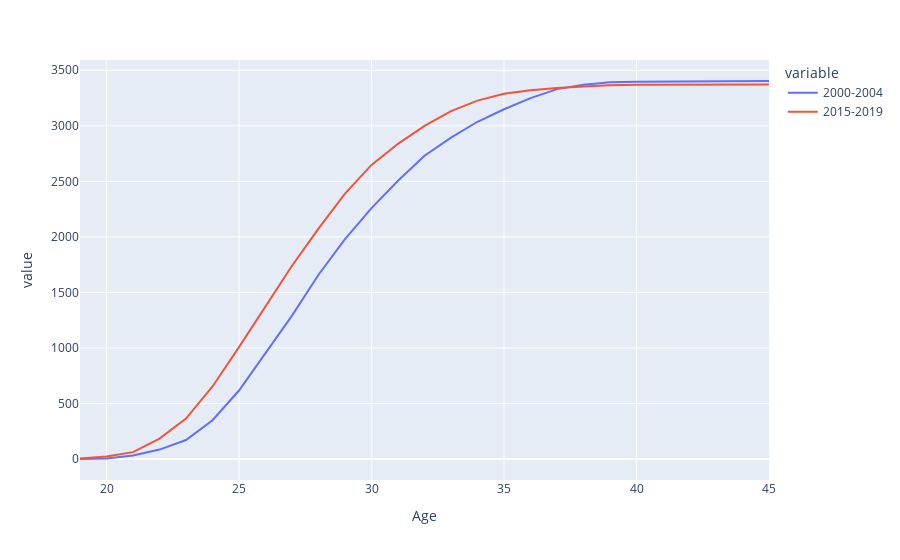

Write notebook code for a chart like this one.
### Markdown cell above
We can see that the curves are generally shaped the same, but clearly shifted left.  It looks like the PA curve has moved left by about a year, and the WAR curve movement is even more prominent, around two years.

Or looking vertically, to see how much production has varied by age: it appears that a lot of the value of players 33+ has disappeared, while that of early-20s has increased similarly.  Another way to look at this is cumulative WAR by age.  How much WAR is earned by players age X and lower?

### Code cell
war_by_age = pd.concat(age_curves['WAR'], axis=1).fillna(0)
cum_war_by_age = war_by_age.cumsum()
px.line(cum_war_by_age).show()
cum_war_by_age

### Figure 1 — Plotly figure (JSON) as saved in the notebook; plotly's stock layout.template omitted (floating-point values rounded to 4 significant figures)
{"data": [{"hovertemplate": "variable=2000-2004<br>Age=%{x}<br>value=%{y}<extra></extra>", "legendgroup": "2000-2004", "line": {"color": "#636efa", "dash": "solid"}, "mode": "lines", "name": "2000-2004", "orientation": "v", "showlegend": true, "type": "scatter", "x": [19, 20, 21, 22, 23, 24, 25, 26, 27, 28, 29, 30, 31, 32, 33, 34, 35, 36, 37, 38, 39, 40, 41, 42, 43, 44, 45], "xaxis": "x", "y": [0.2, 5.3, 32.7, 84.8, 170.7, 349.2, 616.8, 956.5, 1291, 1659.0, 1981.0, 2259.0, 2505.0, 2731.0, 2893.0, 3037.0, 3149.0, 3249.0, 3331.0, 3369.0, 3392.0, 3397.0, 3399.0, 3401.0, 3402.0, 3402.0, 3404.0], "yaxis": "y"}, {"hovertemplate": "variable=2015-2019<br>Age=%{x}<br>value=%{y}<extra></extra>", "legendgroup": "2015-2019", "line": {"color": "#EF553B", "dash": "solid"}, "mode": "lines", "name": "2015-2019", "orientation": "v", "showlegend": true, "type": "scatter", "x": [19, 20, 21, 22, 23, 24, 25, 26, 27, 28, 29, 30, 31, 32, 33, 34, 35, 36, 37, 38, 39, 40, 41, 42, 43, 44, 45], "xaxis": "x", "y": [3.7, 22.5, 62.1, 184.5, 364.3, 653.2, 1008, 1375.0, 1741.0, 2074.0, 2390.0, 2648.0, 2838.0, 2999.0, 3132.0, 3227.0, 3289.0, 3319.0, 3341.0, 3354.0, 3366.0, 3371.0, 3371.0, 3372.0, 3372.0, 3372.0, 3372.0], "yaxis": "y"}], "layout": {"legend": {"title": {"text": "variable"}, "tracegroupgap": 0}, "margin": {"t": 60}, "xaxis": {"anchor": "y", "domain": [0, 1], "title": {"text": "Age"}}, "yaxis": {"anchor": "x", "domain": [0, 1], "title": {"text": "value"}}}}
